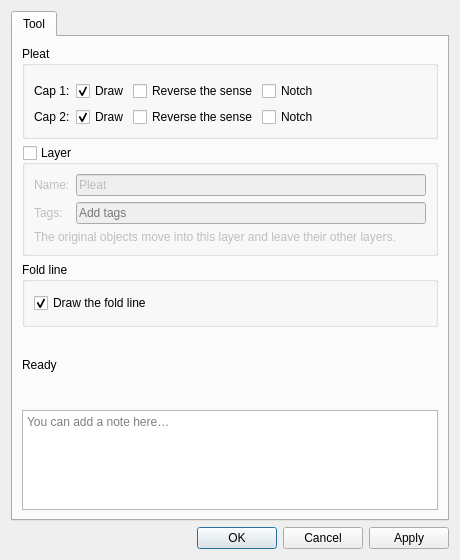
<?xml version="1.0" encoding="UTF-8"?>
<ui version="4.0">
 <class>DialogPleat</class>
 <widget class="QDialog" name="DialogPleat">
  <property name="geometry">
   <rect>
    <x>0</x>
    <y>0</y>
    <width>460</width>
    <height>560</height>
   </rect>
  </property>
  <property name="windowTitle">
   <string>Pleat</string>
  </property>
  <property name="windowIcon">
   <iconset resource="../../../vmisc/share/resources/icon.qrc">
    <normaloff>:/icon/64x64/icon64x64.png</normaloff>:/icon/64x64/icon64x64.png</iconset>
  </property>
  <layout class="QVBoxLayout" name="verticalLayout_2">
   <item>
    <widget class="QTabWidget" name="tabWidget">
     <property name="currentIndex">
      <number>0</number>
     </property>
     <widget class="QWidget" name="tab">
      <attribute name="title">
       <string>Tool</string>
      </attribute>
      <layout class="QVBoxLayout" name="verticalLayout_4">
       <item>
        <widget class="QGroupBox" name="groupBoxPleat">
         <property name="title">
          <string>Pleat</string>
         </property>
         <layout class="QVBoxLayout" name="verticalLayoutPleat">
          <item>
           <widget class="QWidget" name="formulaValuePlaceholder" native="true"/>
          </item>
          <item>
           <layout class="QFormLayout" name="formLayoutPleat">
            <item row="0" column="0">
             <widget class="QLabel" name="labelCap1">
              <property name="text">
               <string>Cap 1:</string>
              </property>
             </widget>
            </item>
            <item row="0" column="1">
             <layout class="QHBoxLayout" name="horizontalLayoutCap1">
              <property name="spacing">
               <number>4</number>
              </property>
              <property name="leftMargin">
               <number>0</number>
              </property>
              <property name="topMargin">
               <number>0</number>
              </property>
              <property name="rightMargin">
               <number>0</number>
              </property>
              <property name="bottomMargin">
               <number>0</number>
              </property>
              <item>
               <widget class="QCheckBox" name="checkBoxCap1">
                <property name="checked">
                 <bool>true</bool>
                </property>
                <property name="text">
                 <string>Draw</string>
                </property>
               </widget>
              </item>
              <item>
               <widget class="QCheckBox" name="checkBoxCap1Sense">
                <property name="text">
                 <string>Reverse the sense</string>
                </property>
               </widget>
              </item>
              <item>
               <widget class="QCheckBox" name="checkBoxNotch1">
                <property name="toolTip">
                 <string>Mark the notch of this end on the piece's edge</string>
                </property>
                <property name="text">
                 <string>Notch</string>
                </property>
               </widget>
              </item>
              <item>
               <spacer name="horizontalSpacerCap1">
                <property name="orientation">
                 <enum>Qt::Orientation::Horizontal</enum>
                </property>
                <property name="sizeHint" stdset="0">
                 <size>
                  <width>40</width>
                  <height>20</height>
                 </size>
                </property>
               </spacer>
              </item>
             </layout>
            </item>
            <item row="1" column="0">
             <widget class="QLabel" name="labelCap2">
              <property name="text">
               <string>Cap 2:</string>
              </property>
             </widget>
            </item>
            <item row="1" column="1">
             <layout class="QHBoxLayout" name="horizontalLayoutCap2">
              <property name="spacing">
               <number>4</number>
              </property>
              <property name="leftMargin">
               <number>0</number>
              </property>
              <property name="topMargin">
               <number>0</number>
              </property>
              <property name="rightMargin">
               <number>0</number>
              </property>
              <property name="bottomMargin">
               <number>0</number>
              </property>
              <item>
               <widget class="QCheckBox" name="checkBoxCap2">
                <property name="checked">
                 <bool>true</bool>
                </property>
                <property name="text">
                 <string>Draw</string>
                </property>
               </widget>
              </item>
              <item>
               <widget class="QCheckBox" name="checkBoxCap2Sense">
                <property name="text">
                 <string>Reverse the sense</string>
                </property>
               </widget>
              </item>
              <item>
               <widget class="QCheckBox" name="checkBoxNotch2">
                <property name="toolTip">
                 <string>Mark the notch of this end on the piece's edge</string>
                </property>
                <property name="text">
                 <string>Notch</string>
                </property>
               </widget>
              </item>
              <item>
               <spacer name="horizontalSpacerCap2">
                <property name="orientation">
                 <enum>Qt::Orientation::Horizontal</enum>
                </property>
                <property name="sizeHint" stdset="0">
                 <size>
                  <width>40</width>
                  <height>20</height>
                 </size>
                </property>
               </spacer>
              </item>
             </layout>
            </item>
           </layout>
          </item>
         </layout>
        </widget>
       </item>
       <item>
        <widget class="QGroupBox" name="groupBoxVisibilityGroup">
         <property name="toolTip">
          <string>Enable to create a layer from original objects</string>
         </property>
         <property name="title">
          <string>Layer</string>
         </property>
         <property name="checkable">
          <bool>true</bool>
         </property>
         <property name="checked">
          <bool>false</bool>
         </property>
         <layout class="QGridLayout" name="gridLayout">
          <item row="1" column="0">
           <widget class="QLabel" name="label">
            <property name="text">
             <string>Tags:</string>
            </property>
           </widget>
          </item>
          <item row="0" column="1">
           <widget class="QLineEdit" name="lineEditVisibilityGroup">
            <property name="text">
             <string>Pleat</string>
            </property>
           </widget>
          </item>
          <item row="0" column="0">
           <widget class="QLabel" name="labelGroupName">
            <property name="text">
             <string>Name:</string>
            </property>
           </widget>
          </item>
          <item row="1" column="1">
           <widget class="VCompleterLineEdit" name="lineEditGroupTags">
            <property name="toolTip">
             <string>Separate each tag with comma.</string>
            </property>
            <property name="placeholderText">
             <string>Add tags</string>
            </property>
           </widget>
          </item>
          <item row="2" column="0" colspan="2">
           <widget class="QLabel" name="labelLayerHint">
            <property name="text">
             <string>The original objects move into this layer and leave their other layers.</string>
            </property>
            <property name="wordWrap">
             <bool>true</bool>
            </property>
           </widget>
          </item>
         </layout>
        </widget>
       </item>
       <item>
        <widget class="QGroupBox" name="groupBoxDisplay">
         <property name="toolTip">
          <string>Draw the fold line that joins the two caps, and the pen it is drawn with.</string>
         </property>
         <property name="title">
          <string>Fold line</string>
         </property>
         <layout class="QVBoxLayout" name="verticalLayoutDisplay">
          <item>
           <widget class="QCheckBox" name="checkBoxFoldLine">
            <property name="toolTip">
             <string>Draw the fold line, from one cap to the other.</string>
            </property>
            <property name="checked">
             <bool>true</bool>
            </property>
            <property name="text">
             <string>Draw the fold line</string>
            </property>
           </widget>
          </item>
          <item>
           <layout class="QFormLayout" name="formLayoutDisplay"/>
          </item>
         </layout>
        </widget>
       </item>
       <item>
        <widget class="QLabel" name="labelStatus">
         <property name="visible">
          <bool>false</bool>
         </property>
         <property name="text">
          <string>Ready</string>
         </property>
        </widget>
       </item>
       <item>
        <layout class="QHBoxLayout" name="notesSeparatorLayout">
         <property name="leftMargin">
          <number>33</number>
         </property>
         <property name="rightMargin">
          <number>33</number>
         </property>
         <item>
          <widget class="QFrame" name="notesSeparator">
           <property name="minimumSize">
            <size>
             <width>0</width>
             <height>1</height>
            </size>
           </property>
           <property name="maximumSize">
            <size>
             <width>16777215</width>
             <height>1</height>
            </size>
           </property>
          </widget>
         </item>
        </layout>
       </item>
       <item>
        <widget class="QPlainTextEdit" name="plainTextEditToolNotes">
         <property name="placeholderText">
          <string>You can add a note here…</string>
         </property>
         <property name="maximumSize">
          <size>
           <width>16777215</width>
           <height>100</height>
          </size>
         </property>
        </widget>
       </item>
      </layout>
     </widget>
    </widget>
   </item>
   <item>
    <widget class="QDialogButtonBox" name="buttonBox">
     <property name="orientation">
      <enum>Qt::Orientation::Horizontal</enum>
     </property>
     <property name="standardButtons">
      <set>QDialogButtonBox::StandardButton::Apply|QDialogButtonBox::StandardButton::Cancel|QDialogButtonBox::StandardButton::Ok</set>
     </property>
    </widget>
   </item>
  </layout>
 </widget>
 <customwidgets>
  <customwidget>
   <class>VPE::QtColorPicker</class>
   <extends>QPushButton</extends>
   <header>../vpropertyexplorer/qtcolorpicker.h</header>
  </customwidget>
  <customwidget>
   <class>VCompleterLineEdit</class>
   <extends>QLineEdit</extends>
   <header>../vwidgets/vlineedit.h</header>
  </customwidget>
 </customwidgets>
 <resources>
  <include location="../../../vmisc/share/resources/icon.qrc"/>
 </resources>
 <connections>
  <connection>
   <sender>buttonBox</sender>
   <signal>accepted()</signal>
   <receiver>DialogPleat</receiver>
   <slot>accept()</slot>
   <hints>
    <hint type="sourcelabel">
     <x>248</x>
     <y>254</y>
    </hint>
    <hint type="destinationlabel">
     <x>157</x>
     <y>274</y>
    </hint>
   </hints>
  </connection>
  <connection>
   <sender>buttonBox</sender>
   <signal>rejected()</signal>
   <receiver>DialogPleat</receiver>
   <slot>reject()</slot>
   <hints>
    <hint type="sourcelabel">
     <x>316</x>
     <y>260</y>
    </hint>
    <hint type="destinationlabel">
     <x>286</x>
     <y>274</y>
    </hint>
   </hints>
  </connection>
 </connections>
</ui>
